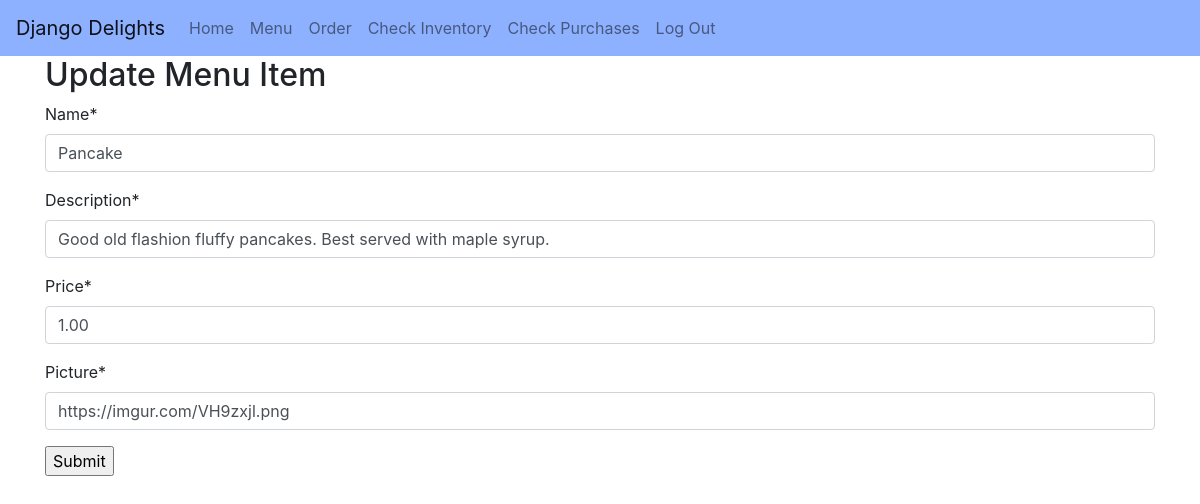
Page /menu/update/1 (signed in) on the committed database.
### inventory/models.py (models this page shows, shortened)
class MenuItem(models.Model):
    name = models.CharField(max_length=100)
    description = models.CharField(max_length=1000)
    price = models.DecimalField(max_digits=10, decimal_places=2)
    picture = models.CharField(max_length=250); # Link to picture

### inventory/views.py (the view)
# urls.py: path('menu/update/<pk>', views.MenuItemUpdate.as_view(), name="menuitemupdate"),
class MenuItemUpdate(LoginRequiredMixin, UpdateView):
    model = MenuItem
    template_name = 'inventory/menuitem_update_form.html'
    form_class = MenuItemUpdateForm

### inventory/forms.py
class MenuItemUpdateForm(forms.ModelForm):
    class Meta:
        model = MenuItem
        fields = '__all__'

### inventory/templates/inventory/menuitem_update_form.html (shortened to what this page needs)
{% extends './base.html' %}
{% load crispy_forms_tags %}
{% block content %}
<div class="container">
  <h2>Update Menu Item</h2>
  <form method="post">
  <div>
    {{ form|crispy }}
    <input type="submit" value="Submit" />
  </div>
  </form>
</div>
{% endblock %}

### rows in the picture
MenuItem: name "Pancake", description "Good old flashion fluffy pancakes. Best served with maple syrup.", price "1.00", picture "https://imgur.com/VH9zxjl.png"
